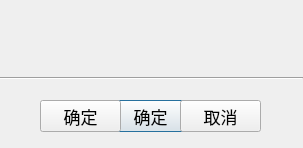
<?xml version="1.0" encoding="UTF-8"?>
<ui version="4.0">
 <class>MyMessageBox</class>
 <widget class="QDialog" name="MyMessageBox">
  <property name="geometry">
   <rect>
    <x>0</x>
    <y>0</y>
    <width>303</width>
    <height>148</height>
   </rect>
  </property>
  <property name="minimumSize">
   <size>
    <width>303</width>
    <height>148</height>
   </size>
  </property>
  <property name="maximumSize">
   <size>
    <width>303</width>
    <height>148</height>
   </size>
  </property>
  <property name="windowTitle">
   <string>提示</string>
  </property>
  <widget class="QLabel" name="Title">
   <property name="geometry">
    <rect>
     <x>0</x>
     <y>10</y>
     <width>303</width>
     <height>24</height>
    </rect>
   </property>
   <property name="font">
    <font>
     <pointsize>16</pointsize>
    </font>
   </property>
   <property name="text">
    <string/>
   </property>
   <property name="alignment">
    <set>Qt::AlignCenter</set>
   </property>
  </widget>
  <widget class="QLabel" name="Message">
   <property name="geometry">
    <rect>
     <x>0</x>
     <y>40</y>
     <width>303</width>
     <height>21</height>
    </rect>
   </property>
   <property name="font">
    <font>
     <pointsize>13</pointsize>
    </font>
   </property>
   <property name="text">
    <string/>
   </property>
   <property name="alignment">
    <set>Qt::AlignCenter</set>
   </property>
  </widget>
  <widget class="Line" name="line">
   <property name="geometry">
    <rect>
     <x>0</x>
     <y>70</y>
     <width>303</width>
     <height>16</height>
    </rect>
   </property>
   <property name="styleSheet">
    <string notr="true">color:#ccc</string>
   </property>
   <property name="orientation">
    <enum>Qt::Horizontal</enum>
   </property>
  </widget>
  <widget class="QPushButton" name="Confirm">
   <property name="geometry">
    <rect>
     <x>110</x>
     <y>100</y>
     <width>81</width>
     <height>32</height>
    </rect>
   </property>
   <property name="font">
    <font>
     <pointsize>13</pointsize>
    </font>
   </property>
   <property name="text">
    <string>确定</string>
   </property>
  </widget>
  <widget class="QPushButton" name="Confirm2">
   <property name="geometry">
    <rect>
     <x>40</x>
     <y>100</y>
     <width>81</width>
     <height>32</height>
    </rect>
   </property>
   <property name="font">
    <font>
     <pointsize>13</pointsize>
    </font>
   </property>
   <property name="text">
    <string>确定</string>
   </property>
  </widget>
  <widget class="QPushButton" name="Cancel">
   <property name="geometry">
    <rect>
     <x>180</x>
     <y>100</y>
     <width>81</width>
     <height>32</height>
    </rect>
   </property>
   <property name="font">
    <font>
     <pointsize>13</pointsize>
    </font>
   </property>
   <property name="text">
    <string>取消</string>
   </property>
  </widget>
 </widget>
 <resources/>
 <connections/>
</ui>
